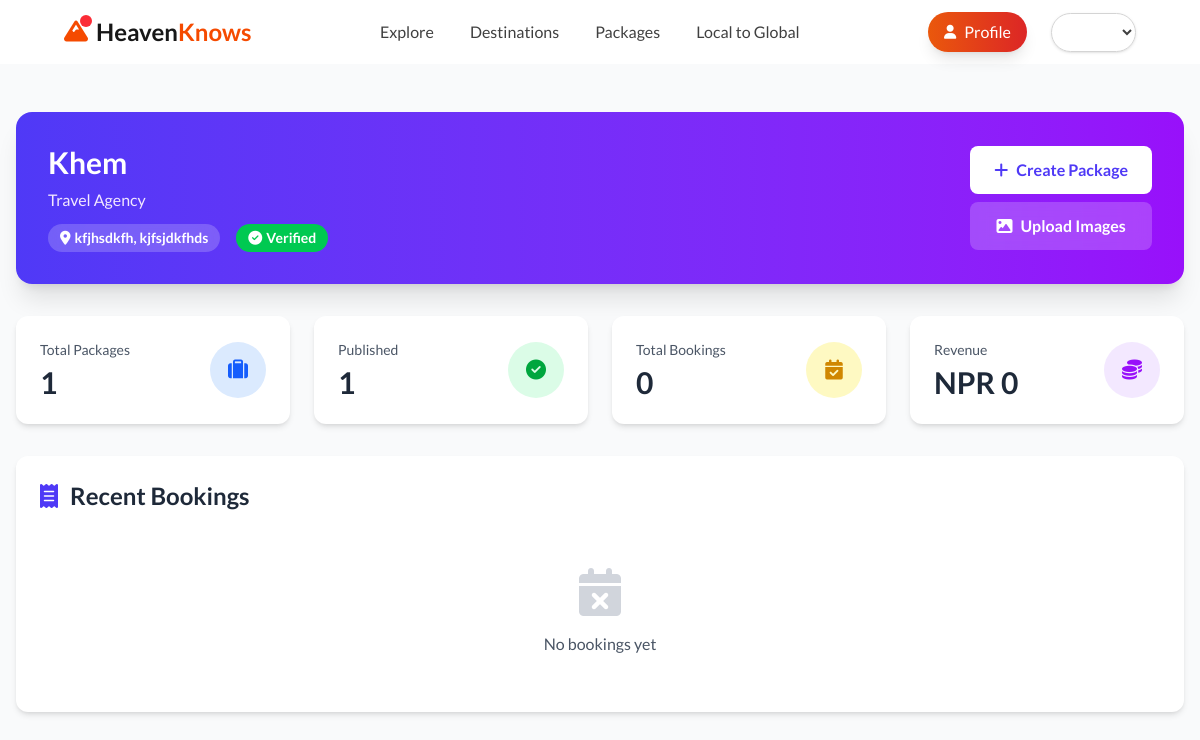
The app's page /business/dashboard/ (signed in) with its own data.
### businesses/models.py (models this page shows, shortened)
class BusinessProfile(models.Model):
    BUSINESS_TYPE_CHOICES = [
        ('TRAVEL_AGENCY', 'Travel Agency'),
        ('HOTEL', 'Hotel'),
        ('HOMESTAY', 'Homestay'),
        ('RESTAURANT', 'Restaurant'),
        ('MANUFACTURER', 'Product Manufacturer'),
    ]
    user = models.OneToOneField(CustomUser, on_delete=models.CASCADE, related_name='business_profile')
    business_name = models.CharField(max_length=255)
    business_type = models.CharField(max_length=20, choices=BUSINESS_TYPE_CHOICES)
    pan_or_vat = models.CharField(max_length=50, unique=True)
    logo = models.ImageField(upload_to='business_logos/')
    registration_document = models.FileField(upload_to='business_docs/')
    request_letter = models.FileField(upload_to='request_letters/')
    address = models.TextField()
    district = models.CharField(max_length=100)
    province = models.CharField(max_length=100)
    latitude = models.DecimalField(max_digits=9, decimal_places=6, null=True, blank=True)
    longitude = models.DecimalField(max_digits=9, decimal_places=6, null=True, blank=True)
    description = models.TextField(blank=True)
    phone = models.CharField(max_length=15)
    website = models.URLField(blank=True, null=True)
    is_verified = models.BooleanField(default=False)
    verified_at = models.DateTimeField(null=True, blank=True)
    verified_by = models.ForeignKey(CustomUser, on_delete=models.SET_NULL, null=True, blank=True, related_name='verified_businesses')
    created_at = models.DateTimeField(auto_now_add=True)
    updated_at = models.DateTimeField(auto_now=True)
    class Meta:
        verbose_name = "Business Profile"
        verbose_name_plural = "Business Profiles"

### businesses/views.py (the view)
# urls.py: path('dashboard/', views.BusinessDashboardView.as_view(), name='dashboard'),
class BusinessDashboardView( TemplateView):
    template_name = 'businesses/dashboard.html'
    def dispatch(self, request, *args, **kwargs):
        if not request.user.is_business_user:
            messages.error(request, 'Access denied. Business account required.')
            return redirect('home')
        return super().dispatch(request, *args, **kwargs)
    def get_context_data(self, **kwargs):
        context = super().get_context_data(**kwargs)
        user = self.request.user
        try:
            business = user.business_profile
            context['business'] = business
            context['business_type'] = business.business_type
            context['is_verified'] = business.is_verified
            if user.user_type == 'TRAVEL_BUSINESS':
                packages = TourPackage.objects.filter(travel_business=business)
                context['packages'] = packages.order_by('-created_at')
                context['total_packages'] = packages.count()
                context['published_packages'] = packages.filter(status='PUBLISHED').count()
                context['draft_packages'] = packages.filter(status='DRAFT').count()
                bookings = PackageBooking.objects.filter(package__travel_business=business)
                context['bookings'] = bookings.select_related('user', 'package').order_by('-created_at')[:10]
                context['total_bookings'] = bookings.count()
                context['pending_bookings'] = bookings.filter(status='PENDING').count()
                context['confirmed_bookings'] = bookings.filter(status='CONFIRMED').count()
                revenue_stats = bookings.filter(status__in=['CONFIRMED', 'COMPLETED']).aggregate(
                    total_revenue=Sum('total_amount')
                )
                context['total_revenue'] = revenue_stats['total_revenue'] or 0
            elif user.user_type == 'LOCAL_BUSINESS':
                try:
                    context['accommodation_details'] = business.accommodation_details
                except AccommodationDetails.DoesNotExist:
                    context['accommodation_details'] = None
                context['images'] = business.images.all()
            elif user.user_type == 'MANUFACTURER':
                try:
                    context['manufacturer_details'] = business.manufacturer_details
                except ManufacturerDetails.DoesNotExist:
                    context['manufacturer_details'] = None
                context['images'] = business.images.all()
        except BusinessProfile.DoesNotExist:
            messages.error(self.request, 'Business profile not found.')
            return redirect('home')
        return context

### accounts/models.py (called while the page is built)
    @property
    def is_business_user(self):
        return self.user_type in ['TRAVEL_BUSINESS', 'LOCAL_BUSINESS', 'MANUFACTURER']

### templates/businesses/dashboard.html (shortened to what this page needs)
{% extends 'base.html' %}
{% load static %}
{% block content %}
<div class="min-h-screen bg-gray-50 py-12">
    <div class="container mx-auto px-4 max-w-7xl">
        <div class="bg-gradient-to-r from-indigo-600 to-purple-600 rounded-2xl shadow-xl p-8 mb-8 text-white">
            <div class="flex flex-col md:flex-row md:items-center md:justify-between gap-4">
                <div>
                    <h1 class="text-3xl font-bold mb-2">{{ business.business_name }}</h1>
                    <p class="text-purple-100">{{ business.get_business_type_display }}</p>
                    <div class="flex items-center gap-4 mt-3">
                        <span class="inline-block px-3 py-1 bg-white/20 backdrop-blur-sm rounded-full text-sm font-semibold">
                            <i class="fas fa-map-marker-alt mr-1"></i>{{ business.district }}, {{ business.province }}</span>
                        {% if is_verified %}
                            <span class="inline-block px-3 py-1 bg-green-500 rounded-full text-sm font-semibold">
                                <i class="fas fa-check-circle mr-1"></i>Verified
                            </span>
                        {% else %}
                            <span class="inline-block px-3 py-1 bg-yellow-500 rounded-full text-sm font-semibold">
                                <i class="fas fa-clock mr-1"></i>Pending Verification
                            </span>
                        {% endif %}
                    </div>
                </div>
                <div class="flex flex-col gap-2">
                    {% if user.user_type == 'TRAVEL_BUSINESS' %}
                        <a href="{% url 'packages:create' %}"
                           class="px-6 py-3 bg-white text-indigo-600 hover:bg-purple-50 font-semibold rounded-lg transition duration-300 text-center">
                            <i class="fas fa-plus mr-2"></i>Create Package
                        </a>
                    {% elif user.user_type == 'LOCAL_BUSINESS' %}
                        <a href="{% url 'businesses:update_accommodation' %}"
                           class="px-6 py-3 bg-white text-indigo-600 hover:bg-purple-50 font-semibold rounded-lg transition duration-300 text-center">
                            <i class="fas fa-edit mr-2"></i>Update Details
                        </a>
                    {% elif user.user_type == 'MANUFACTURER' %}
                        <a href="{% url 'businesses:update_manufacturer' %}"
                           class="px-6 py-3 bg-white text-indigo-600 hover:bg-purple-50 font-semibold rounded-lg transition duration-300 text-center">
                            <i class="fas fa-edit mr-2"></i>Update Details
                        </a>
                    {% endif %}
                    <a href="{% url 'businesses:upload_image' %}"
                       class="px-6 py-3 bg-white/20 hover:bg-white/30 backdrop-blur-sm text-white font-semibold rounded-lg transition duration-300 text-center">
                        <i class="fas fa-image mr-2"></i>Upload Images
                    </a>
                </div>
            </div>
        </div>
        {% if user.user_type == 'TRAVEL_BUSINESS' %}
            <div class="grid grid-cols-1 md:grid-cols-4 gap-6 mb-8">
                <div class="bg-white rounded-xl shadow-md p-6">
                    <div class="flex items-center justify-between">
                        <div>
                            <p class="text-gray-600 text-sm mb-1">Total Packages</p>
                            <p class="text-3xl font-bold text-gray-800">{{ total_packages }}</p>
                        </div>
                        <div class="w-14 h-14 bg-blue-100 rounded-full flex items-center justify-center">
                            <i class="fas fa-suitcase text-blue-600 text-xl"></i>
                        </div>
                    </div>
                </div>
                <div class="bg-white rounded-xl shadow-md p-6">
                    <div class="flex items-center justify-between">
                        <div>
                            <p class="text-gray-600 text-sm mb-1">Published</p>
                            <p class="text-3xl font-bold text-gray-800">{{ published_packages }}</p>
                        </div>
                        <div class="w-14 h-14 bg-green-100 rounded-full flex items-center justify-center">
                            <i class="fas fa-check-circle text-green-600 text-xl"></i>
                        </div>
                    </div>
                </div>
                <div class="bg-white rounded-xl shadow-md p-6">
                    <div class="flex items-center justify-between">
                        <div>
                            <p class="text-gray-600 text-sm mb-1">Total Bookings</p>
                            <p class="text-3xl font-bold text-gray-800">{{ total_bookings }}</p>
                        </div>
                        <div class="w-14 h-14 bg-yellow-100 rounded-full flex items-center justify-center">
                            <i class="fas fa-calendar-check text-yellow-600 text-xl"></i>
                        </div>
                    </div>
                </div>
                <div class="bg-white rounded-xl shadow-md p-6">
                    <div class="flex items-center justify-between">
                        <div>
                            <p class="text-gray-600 text-sm mb-1">Revenue</p>
                            <p class="text-3xl font-bold text-gray-800">NPR {{ total_revenue|floatformat:0 }}</p>
                        </div>
                        <div class="w-14 h-14 bg-purple-100 rounded-full flex items-center justify-center">
                            <i class="fas fa-coins text-purple-600 text-xl"></i>
                        </div>
                    </div>
                </div>
            </div>
            <div class="bg-white rounded-xl shadow-md p-6">
                <h2 class="text-2xl font-bold text-gray-800 mb-6 flex items-center">
                    <i class="fas fa-receipt text-indigo-600 mr-3"></i>
                    Recent Bookings
                </h2>
                {% if bookings %}
                    <div class="space-y-4">
                        {% for booking in bookings %}
                            <div class="border border-gray-200 rounded-lg p-4 hover:shadow-md transition duration-300">
                                <div class="flex justify-between items-center mb-2">
                                    <h3 class="font-semibold text-gray-800">{{ booking.package.title }}</h3>
                                    <span class="px-3 py-1 rounded-full text-xs font-semibold {% if booking.status == 'CONFIRMED' %}bg-green-100 text-green-700{% elif booking.status == 'PENDING' %}bg-yellow-100 text-yellow-700{% elif booking.status == 'CANCELLED' %}bg-red-100 text-red-700{% else %}bg-blue-100 text-blue-700{% endif %}">
                                        {{ booking.get_status_display }}
                                    </span>
                                </div>
                                <div class="text-sm text-gray-600">
                                    <p><i class="fas fa-user mr-1 text-indigo-500"></i> {{ booking.user.get_full_name|default:booking.user.email }}</p>
                                    <p><i class="fas fa-calendar mr-1 text-indigo-500"></i> {{ booking.preferred_start_date|date:"M d, Y" }}</p>
                                    <p><i class="fas fa-money-bill-wave mr-1 text-indigo-500"></i> NPR {{ booking.total_amount|floatformat:0 }}</p>
                                </div>
                            </div>
                        {% endfor %}
                    </div>
                {% else %}
                    <div class="text-center py-8">
                        <i class="fas fa-calendar-times text-gray-300 text-5xl mb-4"></i>
                        <p class="text-gray-600">No bookings yet</p>
                    </div>
                {% endif %}
            </div>
        {% endif %}
    </div>
</div>
{% endblock content %}

### static/style.css (style rules this page uses)
* { box-sizing: border-box; }
html { scroll-behavior: smooth; }

### templates/base.html (style rules this page uses)
body { font-family: "Lato", sans-serif; }

### templates/navbar.html (style rules this page uses)
body { top: 0 !important; position: static !important; }

### records on screen
BusinessProfile: business_name "Khem", business_type "Travel Agency", district "kfjhsdkfh", province "kjfsjdkfhds"

### other values on screen
{{ total_packages }} "1"
{{ published_packages }} "1"
{{ total_bookings }} "0"
{{ total_revenue|floatformat:0 }} "0"
